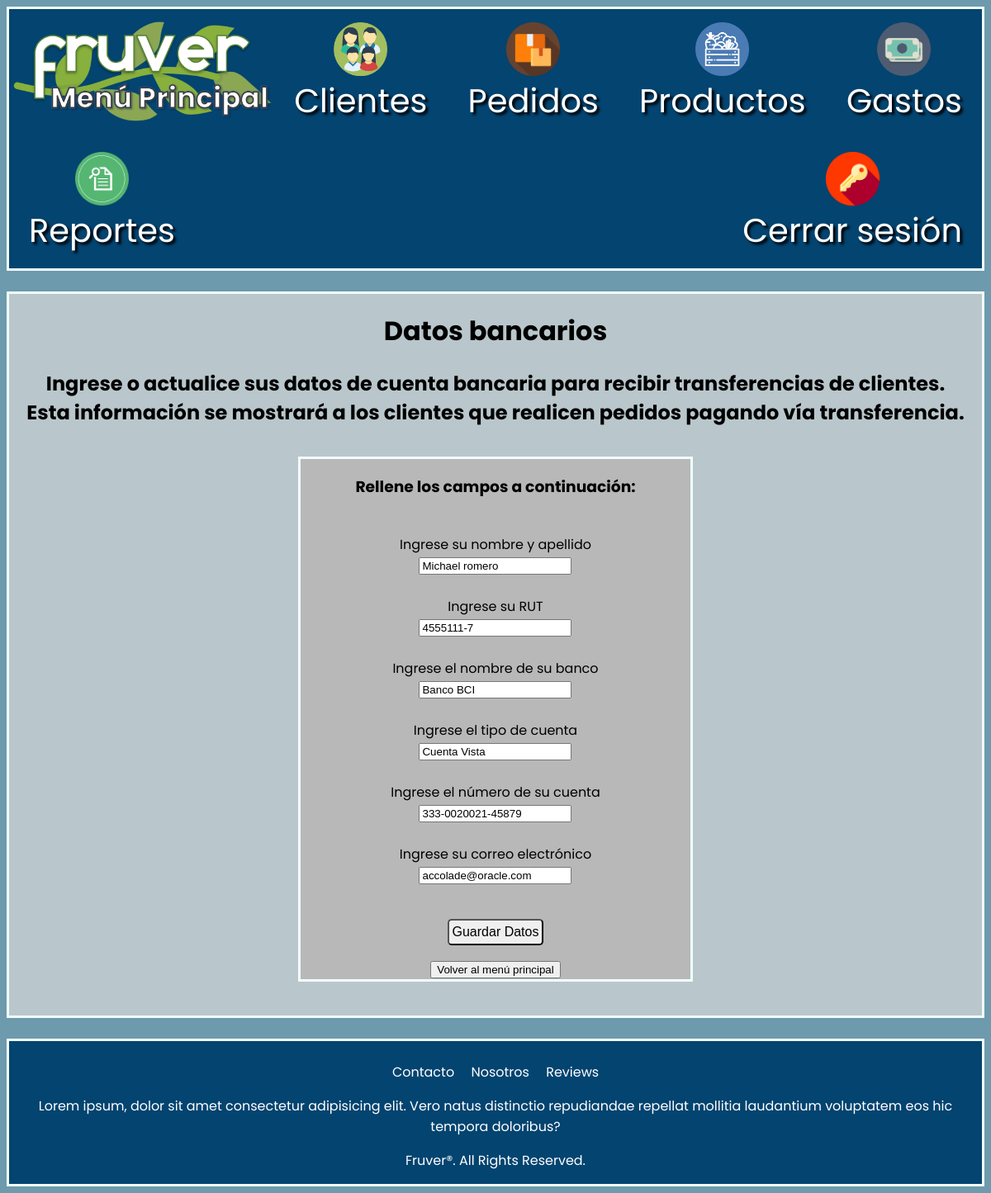
Before: /mainmenu/datosbanco/ (signed in) with the older database file.
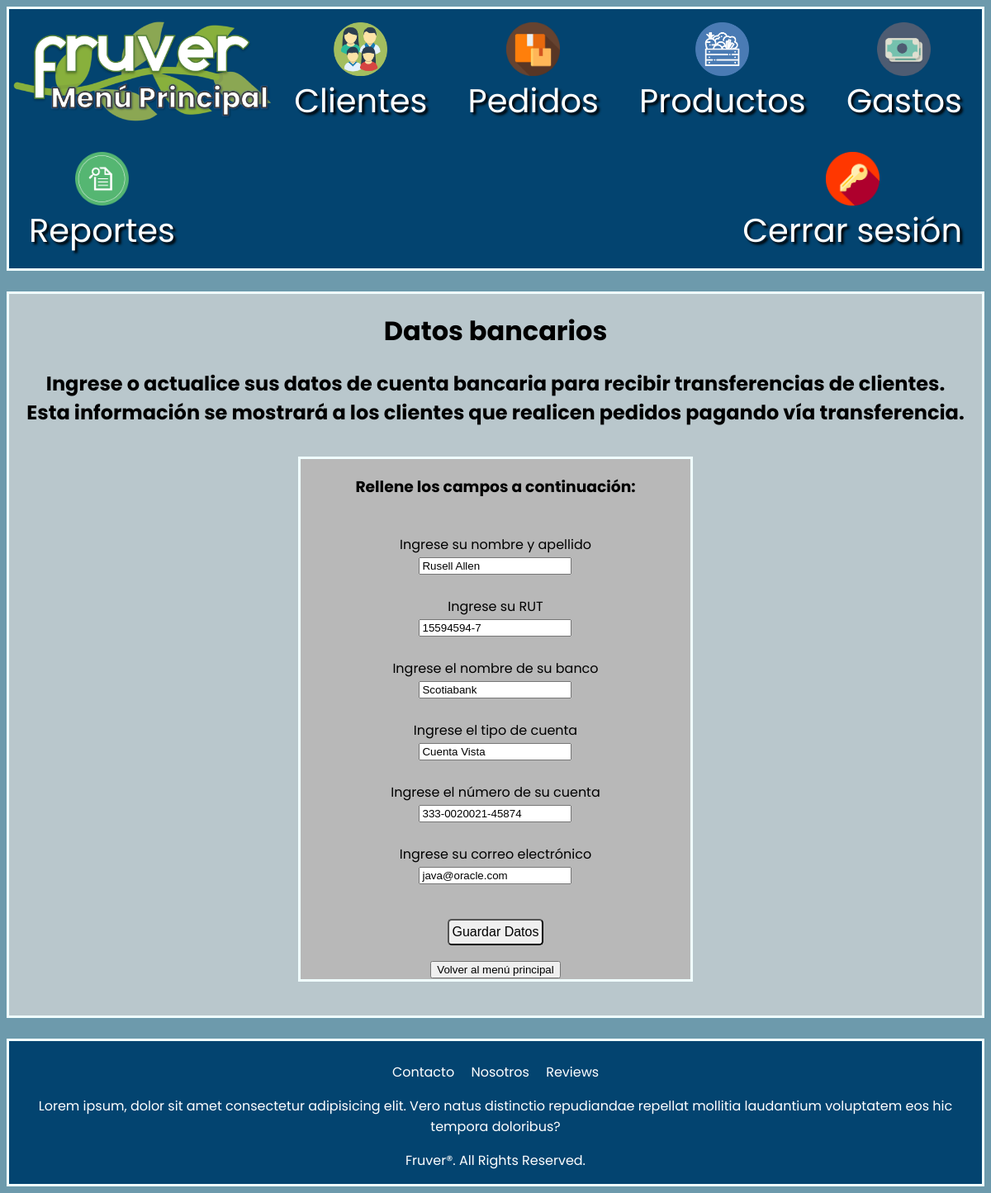
After: the same page with the newer database file.
### Home/models.py (models this page shows, shortened)
class CuentaBancaria(models.Model):
    titular = models.CharField(max_length=40)
    rut = models.CharField(max_length=12)
    banco = models.CharField(max_length=30)
    tipo_cuenta = models.CharField(max_length=20)
    numero_cuenta = models.CharField(primary_key=True, max_length=40) #primary key
    email = models.CharField(max_length=50)

### Home/views.py (the view)
# urls.py: path('mainmenu/datosbanco/', views.datosbanco, name='fruver-datosbanco'), #Ingresar datos bancarios del vendedor
@login_required(login_url='fruver-acceso')
def datosbanco(request):
    cuenta = CuentaBancaria.objects.first()
    form = FormularioCuentaBancaria(request.POST or None, instance=cuenta)
    if form.is_valid():
        form.save()
        messages.success(request,'Los datos de la cuenta se han guardado con éxito')
        return redirect('fruver-datosbanco')
    context = {'cuenta': cuenta, 'form': form}
    return render(request, 'Home/datosbanco.html', context)

### Home/forms.py
class FormularioCuentaBancaria(forms.ModelForm):
    class Meta:
        model = CuentaBancaria
        fields = [
            'titular',
            'rut',
            'banco',
            'tipo_cuenta',
            'numero_cuenta',
            'email'
        ]

### Pedidos/context_processor.py (called while the page is built)
def total_pedido(request):
    total = 0
    if request.user.is_authenticated:
        if "carrito" in request.session.keys():
            for key, value in request.session["carrito"].items():
                total += int(value["subtotal"])
    return {"total_pedido": total}

### Home/templates/Home/datosbanco.html (shortened to what this page needs)
{% extends "Home/mainmenu.html" %}
{% load static %}
{% block stylesheet %}
<link rel="stylesheet" href="{% static 'Home/styles/datosbanco.css' %}">
{% endblock stylesheet %}
{% block content %}
    <h1>Datos bancarios</h1>
    <h2>Ingrese o actualice sus datos de cuenta bancaria para recibir transferencias de clientes.<br>
        Esta información se mostrará a los clientes que realicen pedidos pagando vía transferencia.
    </h2>
    <div class="alignment">
        <div class="databox">
            <h3>Rellene los campos a continuación:</h3><br>
            <form action="" method="post" >
                <label for="name">Ingrese su nombre y apellido</label><br>
                {{form.titular}}<br><br>
                <label for="rut">Ingrese su RUT</label><br>
                {{form.rut}}<br><br>
                <label for="banco">Ingrese el nombre de su banco</label><br>
                {{form.banco}}<br><br>
                <label for="cuenta">Ingrese el tipo de cuenta</label><br>
                {{form.tipo_cuenta}}<br><br>
                <label for="numerocuenta">Ingrese el número de su cuenta</label><br>
                {{form.numero_cuenta}}<br><br>
                <label for="email">Ingrese su correo electrónico</label><br>
                {{form.email}}<br><br>
                <button type="submit" id="submit">Guardar Datos</button>
            </form>
            <a href="/mainmenu"><button type="button">Volver al menú principal</button></a>
        </div>
    </div><br>
{% endblock content %}

Changed rows visible on the page:
no longer on this page (row edited): CuentaBancaria: titular "Michael romero", rut "4555111-7", banco "Banco BCI", tipo_cuenta "Cuenta Vista", numero_cuenta "333-0020021-45879", email "accolade@oracle.com"
added CuentaBancaria: titular "Rusell Allen", rut "15594594-7", banco "Scotiabank", tipo_cuenta "Cuenta Vista", numero_cuenta "333-0020021-45874", email "java@oracle.com"
